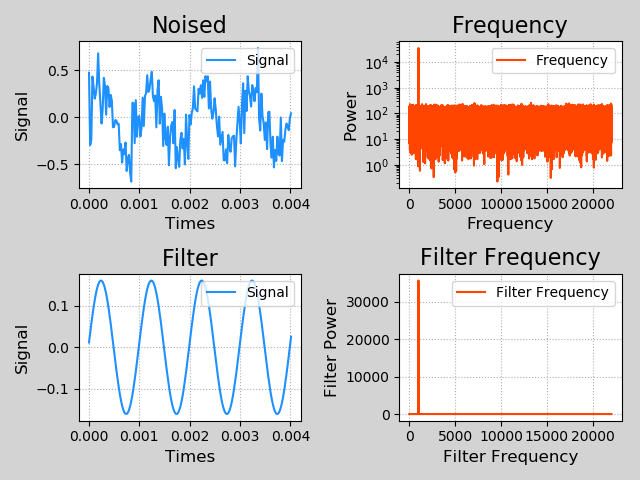

Recreate this plot in Python.
import numpy as np
import matplotlib.pyplot as mp
import scipy.io.wavfile as wf
import numpy.fft as nf

sample_rate,noised_sigs=wf.read('noised.wav')
print(sample_rate,noised_sigs.shape)

#声音在存储时放大了2**15,所以在处理时先除去
noised_sigs=noised_sigs/2**15

#1.绘制音频的时域图像
times=np.arange(len(noised_sigs))/sample_rate
mp.figure('Filter',facecolor='lightgray')
mp.subplot(2,2,1)
mp.title('Noised',fontsize=16)
mp.xlabel('Times',fontsize=12)
mp.ylabel('Signal',fontsize=12)
mp.tick_params(labelsize=10)
mp.grid(linestyle=":")
mp.plot(times[:178],noised_sigs[:178],color='dodgerblue',label='Signal')
mp.tight_layout()
mp.legend()

#2.基于傅里叶变换，获取音频频率信息，绘制音频频域的频率/能量图像
# 通过采样个数与周期得到频率数组
freqs=nf.fftfreq(times.size,1/sample_rate)
print(freqs.size)
#获取每个频率对应的能量值
noised_fft=nf.fft(noised_sigs)
noised_pow=np.abs(noised_fft)
mp.subplot(2,2,2)
mp.title('Frequency',fontsize=16)
mp.xlabel('Frequency',fontsize=12)
mp.ylabel('Power',fontsize=12)
mp.tick_params(labelsize=10)
mp.grid(linestyle=":")
mp.semilogy(freqs[freqs>0],noised_pow[freqs>0],color='orangered',label='Frequency')
mp.tight_layout()
mp.legend()

#3.将低频噪声去除后绘制音频频域的频率/能量图像
fund_freq=freqs[noised_pow.argmax()]
# print(fund_freq)
#找到不是高能信号的噪声信号
noised_index=np.where(freqs!=fund_freq)
#把fft得到的复数数组中所有噪声信号的值改为0
filter_fft=noised_fft.copy()
filter_fft[noised_index]=0
filter_pow=np.abs(filter_fft)
mp.subplot(2,2,4)
mp.title('Filter Frequency',fontsize=16)
mp.xlabel('Filter Frequency',fontsize=12)
mp.ylabel('Filter Power',fontsize=12)
mp.tick_params(labelsize=10)
mp.grid(linestyle=":")
mp.plot(freqs[freqs>0],filter_pow[freqs>0],color='orangered',label='Filter Frequency')
mp.tight_layout()
mp.legend()

#4.基于逆向傅里叶变换，生成新的音频信号，绘制音频的时域图(时间/位移图像)
filter_sigs=nf.ifft(filter_fft).real
mp.subplot(2,2,3)
mp.title('Filter',fontsize=16)
mp.xlabel('Times',fontsize=12)
mp.ylabel('Signal',fontsize=12)
mp.tick_params(labelsize=10)
mp.grid(linestyle=":")
mp.plot(times[:178],filter_sigs[:178],color='dodgerblue',label='Signal')
mp.tight_layout()
mp.legend(loc='upper right')

# 5.生成音频文件
wf.write('filter.wav',sample_rate,(filter_sigs*2**25).astype('int16'))

mp.show()
